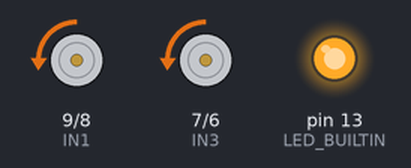
Bench run of a sketch on a simulated Arduino Uno, built with avr-gcc and run on an emulated ATmega328P. On the bench: motor-driver pin pairs drawn as motors (green arrow = first pin HIGH = forward, orange = second pin HIGH = backward, longer = more drive, scaled by the enable pin), output pins drawn as LEDs (lit = HIGH).

Above: at 2.5 s.
At 7.5 s:
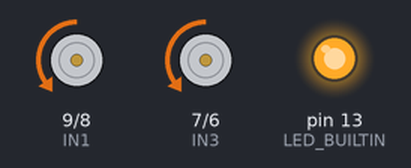
At 12.5 s:
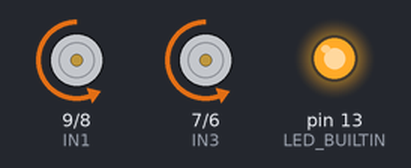
At 17.5 s:
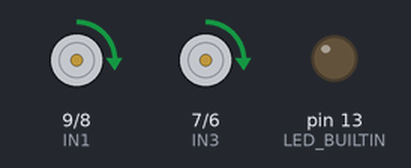
At 22.5 s:
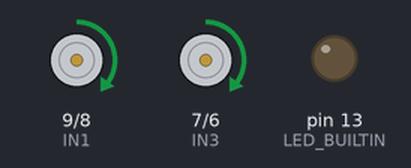
At 27.5 s:
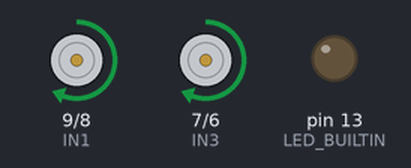
Timing chart, 0 to 39.0 s (numbered marks = the images above):
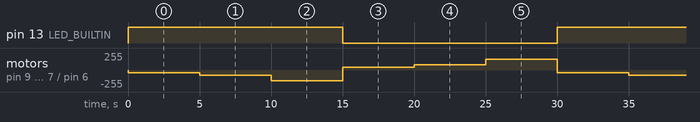

The sketch:

MotorDriverL298N.ino
```cpp
#define EN1 10

#define IN1 9
#define IN2 8
#define IN3 7
#define IN4 6

#define EN2 5


void setup() {
  pinMode(LED_BUILTIN, OUTPUT);

  pinMode(EN1, OUTPUT);

  pinMode(IN1, OUTPUT);
  pinMode(IN2, OUTPUT);
  pinMode(IN3, OUTPUT);
  pinMode(IN4, OUTPUT);

  pinMode(EN2, OUTPUT);
}

void loop() {
  digitalWrite(LED_BUILTIN, HIGH);
  go(40);
  delay(5000);
  go(80);
  delay(5000);
  go(160);
  delay(5000);

  digitalWrite(LED_BUILTIN, LOW);
  back(40);
  delay(5000);
  back(80);
  delay(5000);
  back(160);
  delay(5000);
}

void goSlow() {
  analogWrite(EN1, 5);
  digitalWrite(IN1, LOW);
  digitalWrite(IN2, HIGH);

  analogWrite(EN2, 5);
  digitalWrite(IN3, LOW);
  digitalWrite(IN4, HIGH);
}

void go(byte speed) {
  analogWrite(EN1, speed);
  digitalWrite(IN1, LOW);
  digitalWrite(IN2, HIGH);

  analogWrite(EN2, speed);
  digitalWrite(IN3, LOW);
  digitalWrite(IN4, HIGH);
}

void goFast() {
  analogWrite(EN1, 255);
  digitalWrite(IN1, LOW);
  digitalWrite(IN2, HIGH);

  analogWrite(EN2, 255);
  digitalWrite(IN3, LOW);
  digitalWrite(IN4, HIGH);
}

void backSlow() {
  analogWrite(EN1, 5);
  digitalWrite(IN1, HIGH);
  digitalWrite(IN2, LOW);

  analogWrite(EN2, 5);
  digitalWrite(IN3, HIGH);
  digitalWrite(IN4, LOW);
}

void back(byte speed) {
  analogWrite(EN1, speed);
  digitalWrite(IN1, HIGH);
  digitalWrite(IN2, LOW);

  analogWrite(EN2, speed);
  digitalWrite(IN3, HIGH);
  digitalWrite(IN4, LOW);
}

void backFast() {
  analogWrite(EN1, 255);
  digitalWrite(IN1, HIGH);
  digitalWrite(IN2, LOW);

  analogWrite(EN2, 255);
  digitalWrite(IN3, HIGH);
  digitalWrite(IN4, LOW);
}
```

Measured:
- by itself, pin 13 (LED_BUILTIN): alternates HIGH for 15.0 s and LOW for 15.0 s
- by itself, motor on pin 9 (IN1) / pin 8 (IN2), motor on pin 7 (IN3) / pin 6 (IN4): repeats every 30.0 s: backward 80/255 5.0 s, backward 160/255 5.0 s, forward 40/255 5.0 s, forward 80/255 5.0 s, forward 160/255 5.0 s, backward 40/255 5.0 s
